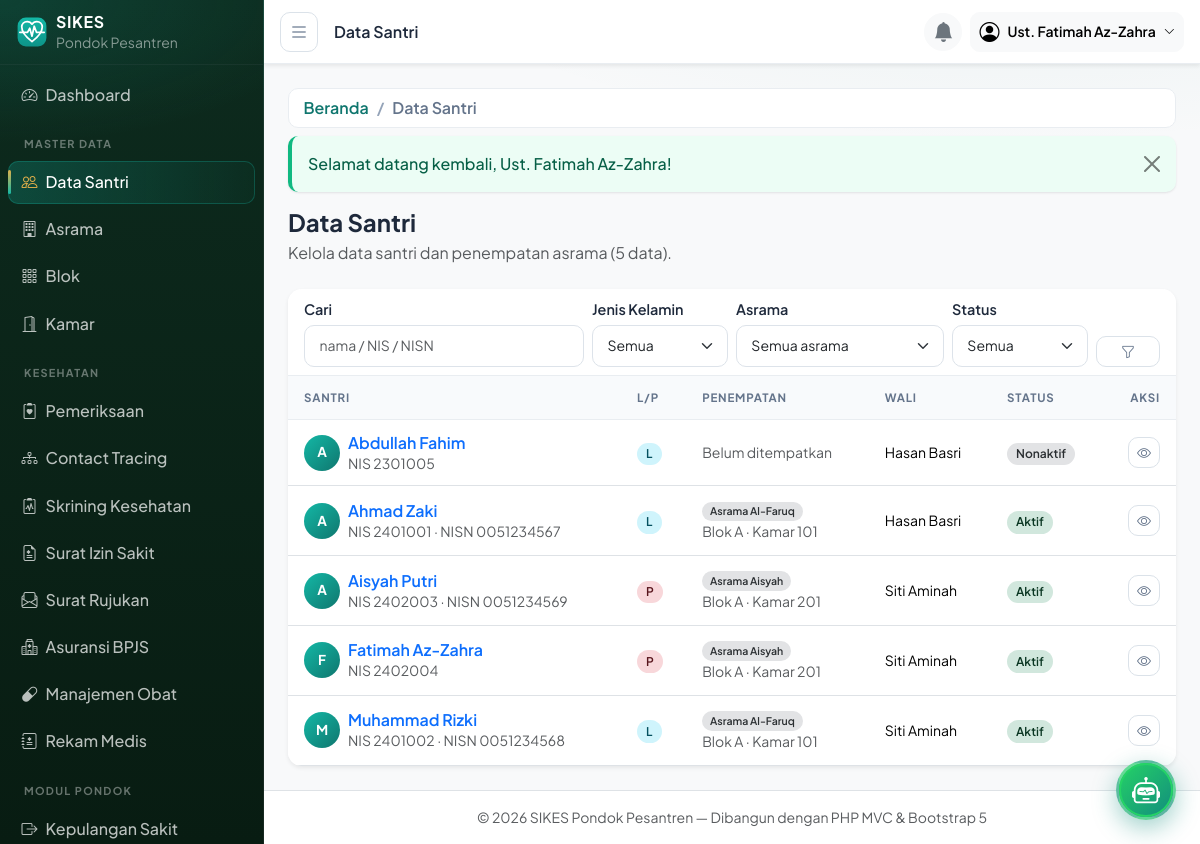
The app's page /santri (signed in) with its own data.
### tables this page shows
CREATE TABLE santri (
  id            INT UNSIGNED AUTO_INCREMENT PRIMARY KEY,
  nis           VARCHAR(20) NOT NULL UNIQUE,
  nisn          VARCHAR(15) DEFAULT NULL UNIQUE,
  nama          VARCHAR(100) NOT NULL,
  jenis_kelamin ENUM('L','P') NOT NULL,
  tempat_lahir  VARCHAR(100) DEFAULT NULL,
  tanggal_lahir DATE DEFAULT NULL,
  alamat        VARCHAR(255) DEFAULT NULL,
  no_telepon    VARCHAR(20) DEFAULT NULL,
  wali_id       INT UNSIGNED DEFAULT NULL,
  kamar_id      INT UNSIGNED DEFAULT NULL COMMENT 'NULL = belum ditempatkan',
  status        ENUM('aktif','nonaktif') NOT NULL DEFAULT 'aktif',
  created_at    TIMESTAMP NOT NULL DEFAULT CURRENT_TIMESTAMP,
  updated_at    TIMESTAMP NOT NULL DEFAULT CURRENT_TIMESTAMP ON UPDATE CURRENT_TIMESTAMP,
  INDEX idx_santri_nama (nama),
  INDEX idx_santri_status (status),
  CONSTRAINT fk_santri_wali FOREIGN KEY (wali_id) REFERENCES wali_santri (id)
    ON DELETE SET NULL ON UPDATE CASCADE,
  CONSTRAINT fk_santri_kamar FOREIGN KEY (kamar_id) REFERENCES kamar (id)
    ON DELETE SET NULL ON UPDATE CASCADE
);

CREATE TABLE wali_santri (
  id         INT UNSIGNED AUTO_INCREMENT PRIMARY KEY,
  nama       VARCHAR(100) NOT NULL,
  no_telepon VARCHAR(20)  NOT NULL,
  pekerjaan  VARCHAR(100) DEFAULT NULL,
  alamat     VARCHAR(255) DEFAULT NULL,
  created_at TIMESTAMP NOT NULL DEFAULT CURRENT_TIMESTAMP,
  updated_at TIMESTAMP NOT NULL DEFAULT CURRENT_TIMESTAMP ON UPDATE CURRENT_TIMESTAMP
);

CREATE TABLE asrama (
  id         INT UNSIGNED AUTO_INCREMENT PRIMARY KEY,
  nama       VARCHAR(100) NOT NULL,
  jenis      ENUM('putra','putri') NOT NULL,
  lokasi     VARCHAR(150) DEFAULT NULL,
  keterangan VARCHAR(255) DEFAULT NULL,
  created_at TIMESTAMP NOT NULL DEFAULT CURRENT_TIMESTAMP,
  updated_at TIMESTAMP NOT NULL DEFAULT CURRENT_TIMESTAMP ON UPDATE CURRENT_TIMESTAMP
);

CREATE TABLE blok (
  id         INT UNSIGNED AUTO_INCREMENT PRIMARY KEY,
  asrama_id  INT UNSIGNED NOT NULL,
  nama       VARCHAR(100) NOT NULL,
  keterangan VARCHAR(255) DEFAULT NULL,
  created_at TIMESTAMP NOT NULL DEFAULT CURRENT_TIMESTAMP,
  updated_at TIMESTAMP NOT NULL DEFAULT CURRENT_TIMESTAMP ON UPDATE CURRENT_TIMESTAMP,
  UNIQUE KEY uq_blok (asrama_id, nama),
  CONSTRAINT fk_blok_asrama FOREIGN KEY (asrama_id) REFERENCES asrama (id)
    ON DELETE RESTRICT ON UPDATE CASCADE
);

CREATE TABLE kamar (
  id         INT UNSIGNED AUTO_INCREMENT PRIMARY KEY,
  blok_id    INT UNSIGNED NOT NULL,
  nama       VARCHAR(50)  NOT NULL,
  kapasitas  INT UNSIGNED NOT NULL DEFAULT 8,
  created_at TIMESTAMP NOT NULL DEFAULT CURRENT_TIMESTAMP,
  updated_at TIMESTAMP NOT NULL DEFAULT CURRENT_TIMESTAMP ON UPDATE CURRENT_TIMESTAMP,
  UNIQUE KEY uq_kamar (blok_id, nama),
  CONSTRAINT fk_kamar_blok FOREIGN KEY (blok_id) REFERENCES blok (id)
    ON DELETE RESTRICT ON UPDATE CASCADE
);

### app/core/helpers.php (called while the page is built, shortened)
<?php
function e(?string $value): string
{
    return htmlspecialchars($value ?? '', ENT_QUOTES, 'UTF-8');
}
function base_url(string $path = ''): string
{
    return APP_URL . '/' . ltrim($path, '/');
}
function app_base_path(): string
{
    $dir = rtrim(str_replace('\\', '/', dirname($_SERVER['SCRIPT_NAME'] ?? '/')), '/');
    return $dir;
}
function current_path(): string
{
    $uri  = parse_url($_SERVER['REQUEST_URI'] ?? '/', PHP_URL_PATH) ?: '/';
    $base = app_base_path();
    $uri = '/' . trim($uri, '/');
    return $uri === '//' ? '/' : $uri;
}

### app/core/Controller.php (called while the page is built, shortened)
<?php
abstract class Controller
{
    protected function view(string $view, array $vars = [], ?string $layout = 'layouts/main'): void
    {
        extract($vars, EXTR_SKIP);
        require ROOT_PATH . '/app/views/' . str_replace('..', '', $layout) . '.php';
    }
}

### app/controllers/SantriController.php (called while the page is built, shortened)
<?php
class SantriController extends Controller
{
    private Santri $santri;
    private Asrama $asrama;
    public function __construct()
    {
        $this->santri   = new Santri();
        $this->asrama   = new Asrama();
    }
    public function index(): void
    {
        $filters = [
            'q'       => trim($_GET['q'] ?? ''),
            'jk'      => in_array($_GET['jk'] ?? '', ['L', 'P'], true) ? $_GET['jk'] : '',
            'asrama'  => (int) ($_GET['asrama'] ?? 0),
            'status'  => in_array($_GET['status'] ?? '', ['aktif', 'nonaktif'], true) ? $_GET['status'] : '',
        ];
        $page = max(1, (int) ($_GET['page'] ?? 1));
        $this->view('santri/index', [
            'title'         => 'Data Santri',
            'user'          => Auth::user(),
            'data'          => $this->santri->paginate($page, 10, $filters),
            'filters'       => $filters,
            'asramaOptions' => $this->asrama->options(),
        ]);
    }
}

### app/core/App.php (called while the page is built, shortened)
<?php
class App
{
    public function run(): void
    {
        $router = new Router();
        $router->dispatch();
    }
}

### public/index.php (called while the page is built, shortened)
<?php
require ROOT_PATH . '/app/core/helpers.php';
require ROOT_PATH . '/app/core/App.php';
(new App\Core\App())->run();

### app/core/Database.php (called while the page is built, shortened)
<?php
class Database
{
    private static ?Database $instance = null;
    private PDO $pdo;
    private function __construct()
    {
        $dsn = sprintf('mysql:host=%s;port=%s;dbname=%s;charset=%s', DB_HOST, DB_PORT, DB_NAME, DB_CHARSET);
        try {
            $this->pdo = new PDO($dsn, DB_USER, DB_PASS, [
                PDO::ATTR_ERRMODE            => PDO::ERRMODE_EXCEPTION,
                PDO::ATTR_DEFAULT_FETCH_MODE => PDO::FETCH_ASSOC,
                PDO::ATTR_EMULATE_PREPARES   => false,
            ]);
        } catch (PDOException $e) {
            if (APP_ENV === 'development') {
                exit('Koneksi database gagal: ' . $e->getMessage()
                    . ' — periksa app/config/config.php dan pastikan database sudah diimpor.');
            }
            exit('Terjadi kesalahan pada server. Silakan coba lagi nanti.');
        }
    }
    public static function getInstance(): Database
    {
        return self::$instance ??= new self();
    }
    public function query(string $sql, array $params = []): PDOStatement
    {
        $stmt = $this->pdo->prepare($sql);
        $stmt->execute($params);
        return $stmt;
    }
    public function fetchAll(string $sql, array $params = []): array
    {
        return $this->query($sql, $params)->fetchAll();
    }
}

### app/models/Santri.php (called while the page is built, shortened)
<?php
class Santri extends Model
{
    public function paginate(int $page, int $perPage, array $f = []): array
    {
        $offset = max(0, ($page - 1) * $perPage);
        $where  = [];
        $params = [];
        $whereSql = $where ? ' WHERE ' . implode(' AND ', $where) : '';
        $join     = ' FROM santri s
                      LEFT JOIN kamar k  ON k.id = s.kamar_id
                      LEFT JOIN blok b   ON b.id = k.blok_id
                      LEFT JOIN asrama a ON a.id = b.asrama_id';
        $total = (int) ($this->db->fetch(
            "SELECT COUNT(*) AS total{$join}{$whereSql}", $params
        )['total'] ?? 0);
        $rows = $this->db->fetchAll(
            self::BASE . "{$whereSql} ORDER BY s.nama ASC LIMIT {$perPage} OFFSET {$offset}",
            $params
        );
        return ['rows'=>$rows, 'total'=>$total, 'page'=>$page, 'pages'=>max(1, (int) ceil($total / $perPage))];
    }
}

### app/core/Model.php (called while the page is built, shortened)
<?php
abstract class Model
{
    public function __construct()
    {
        $this->db = Database::getInstance();
    }
}

### app/views/santri/index.php (the view, shortened to what this page needs)
<div class="d-flex flex-wrap align-items-center justify-content-between mb-4 gap-2">
    <div>
        <h1 class="h4 fw-bold mb-1">Data Santri</h1>
        <p class="text-muted mb-0">Kelola data santri dan penempatan asrama (<?= (int) $data['total'] ?> data).</p>
    </div>
</div>
<?php require ROOT_PATH . '/app/views/partials/flash.php'; ?>
<div class="card border-0 shadow-sm">
    <div class="card-header bg-white">
        <form class="row g-2 align-items-end" method="GET" action="<?= base_url('/santri') ?>">
            <div class="col-md-4">
                <label class="form-label small mb-1">Cari</label>
                <input type="text" name="q" class="form-control form-control-sm"
                       placeholder="nama / NIS / NISN" value="<?= e($filters['q']) ?>">
            </div>
            <div class="col-6 col-md-2">
                <label class="form-label small mb-1">Jenis Kelamin</label>
                <select name="jk" class="form-select form-select-sm">
                    <option value="">Semua</option>
                </select>
            </div>
            <div class="col-6 col-md-3">
                <label class="form-label small mb-1">Asrama</label>
                <select name="asrama" class="form-select form-select-sm">
                    <option value="">Semua asrama</option>
                </select>
            </div>
            <div class="col-6 col-md-2">
                <label class="form-label small mb-1">Status</label>
                <select name="status" class="form-select form-select-sm">
                    <option value="">Semua</option>
                </select>
            </div>
            <div class="col-6 col-md-1 d-grid">
                <button class="btn btn-sm btn-outline-secondary"><i class="bi bi-funnel"></i></button>
            </div>
        </form>
    </div>
    <div class="table-responsive">
        <table class="table table-hover align-middle mb-0">
            <thead><tr>
                <th>Santri</th><th>L/P</th><th>Penempatan</th><th>Wali</th><th>Status</th><th class="text-end">Aksi</th>
            </tr></thead>
            <tbody>
            <?php foreach ($data['rows'] as $row): ?>
                <tr>
                    <td>
                        <div class="d-flex align-items-center gap-2">
                            <div class="avatar-sm"><?= e(strtoupper(mb_substr($row['nama'], 0, 1))) ?></div>
                            <div class="lh-sm">
                                <div class="fw-semibold">
                                    <a href="<?= base_url('/santri/' . $row['id']) ?>" class="text-decoration-none"><?= e($row['nama']) ?></a>
                                </div>
                                <small class="text-muted">NIS <?= e($row['nis']) ?><?= $row['nisn'] ? ' · NISN ' . e($row['nisn']) : '' ?></small>
                            </div>
                        </div>
                    </td>
                    <td>
                        <span class="badge bg-<?= $row['jenis_kelamin'] === 'L' ? 'info' : 'danger' ?>-subtle
                                      text-<?= $row['jenis_kelamin'] === 'L' ? 'info' : 'danger' ?>-emphasis">
                            <?= e($row['jenis_kelamin']) ?>
                        </span>
                    </td>
                    <td class="small">
                        <?php if ($row['kamar_nama']): ?>
                            <span class="badge bg-secondary-subtle text-secondary-emphasis"><?= e($row['asrama_nama']) ?></span>
                            <div class="text-muted"><?= e($row['blok_nama']) ?> · Kamar <?= e($row['kamar_nama']) ?></div>
                        <?php else: ?>
                            <span class="text-muted">Belum ditempatkan</span>
                        <?php endif; ?>
                    </td>
                    <td class="small"><?= e($row['wali_nama'] ?? '-') ?></td>
                    <td>
                        <span class="badge bg-<?= $row['status'] === 'aktif' ? 'success' : 'secondary' ?>-subtle
                                      text-<?= $row['status'] === 'aktif' ? 'success' : 'secondary' ?>-emphasis">
                            <?= e(ucfirst($row['status'])) ?>
                        </span>
                    </td>
                    <td class="text-end">
                        <a class="btn btn-sm btn-outline-secondary" href="<?= base_url('/santri/' . $row['id']) ?>" title="Detail">
                            <i class="bi bi-eye"></i>
                        </a>
                    </td>
                </tr>
            <?php endforeach; ?>
            </tbody>
        </table>
    </div>
</div>

### app/core/Router.php (shortened to what this page needs)
<?php
class Router
{
    private array $routes = [];
    private function add(string $method, string $path, string $handler, ?string $permission): void
    {
        $this->routes[] = compact('method', 'path', 'handler', 'permission');
    }
    public function dispatch(): void
    {
        $httpMethod = strtoupper($_SERVER['REQUEST_METHOD']);
        $uri        = current_path();
        foreach ($this->routes as $route) {
            if ($route['method'] !== $httpMethod) {
                continue;
            }
            if (preg_match($this->toRegex($route['path']), $uri, $matches)) {
                $params = array_values(array_filter($matches, 'is_string', ARRAY_FILTER_USE_KEY));
                $this->invoke($route['handler'], $params);
                return;
            }
        }
    }
    private function toRegex(string $path): string
    {
        $regex = preg_replace('#\{([a-zA-Z_][a-zA-Z0-9_]*)\}#', '(?<$1>[a-zA-Z0-9_-]+)', $path);
        return '#^' . $regex . '$#';
    }
    private function invoke(string $handler, array $params): void
    {
        [$controllerName, $action] = explode('@', $handler);
        (new $class())->{$action}(...$params);
    }
}

### records on screen
santri: id "5", nama "A", nama "Abdullah Fahim", nis "2301005", jenis_kelamin "L", shows "Belum ditempatkan", wali.nama "Hasan Basri", status "Nonaktif"
santri: nama "A", nama "Ahmad Zaki", nis "2401001", nisn "0051234567", jenis_kelamin "L", asrama.nama "Asrama Al-Faruq", blok.nama "Blok A", kamar.nama "101", wali.nama "Hasan Basri", status "Aktif"
santri: nama "A", nama "Aisyah Putri", nis "2402003", nisn "0051234569", jenis_kelamin "P", asrama.nama "Asrama Aisyah", blok.nama "Blok A", kamar.nama "201", wali.nama "Siti Aminah", status "Aktif"
santri: nama "F", nama "Fatimah Az-Zahra", nis "2402004", jenis_kelamin "P", asrama.nama "Asrama Aisyah", blok.nama "Blok A", kamar.nama "201", wali.nama "Siti Aminah", status "Aktif"
santri: nama "M", nama "Muhammad Rizki", nis "2401002", nisn "0051234568", jenis_kelamin "L", asrama.nama "Asrama Al-Faruq", blok.nama "Blok A", kamar.nama "101", wali.nama "Siti Aminah", status "Aktif"

### other values on screen
$bcItem['label'] "Beranda"
$bcItem['label'] "Data Santri"
$message "Selamat datang kembali, Ust. Fatimah Az-Zahra!"
